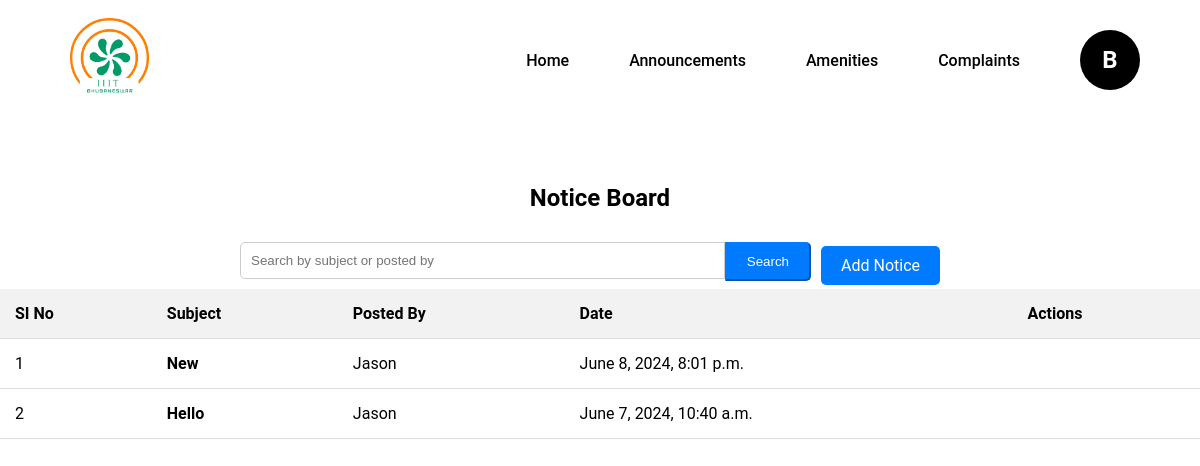
Screenshot of /notice_board/ (signed in) with the database file from the repository.
### users/models.py (models this page shows, shortened)
class Notice(models.Model):
    subject = models.CharField(max_length=255)
    message = models.TextField()
    posted_by = models.ForeignKey(User, on_delete=models.CASCADE)
    date_posted = models.DateTimeField(auto_now_add=True)

### users/views.py (the view)
# urls.py: path('notice_board/', views.notice_list, name='notice_list'),
@login_required
def notice_list(request):
    query = request.GET.get('q')
    if query:
        notices = Notice.objects.filter(Q(subject__icontains=query) | Q(posted_by__username__icontains=query)).order_by('-date_posted')
    else:
        notices = Notice.objects.all().order_by('-date_posted')
    return render(request, 'noticeboard.html', {'notices': notices})

### users/context_processors.py (called while the page is built)
def cloak_room_settings(request):
    settings = CloakRoomSettings.objects.first()
    return {
        'settings': settings
    }

### users/templates/noticeboard.html (shortened to what this page needs)
{% extends 'faculty_base.html' %}
{% block content %}
{% load static %}
<link rel="stylesheet" href="{% static 'css/noticeboard.css' %}">
<div class="container mt-4">
    <h2>Notice Board</h2>
    <div class="row mb-3 justify-content-center">
        <div class="col-md-12">
            <form method="GET" action="{% url 'notice_list' %}" class="form-inline search-bar d-flex justify-content-center align-items-center">
                <div class="input-group">
                    <input type="text" class="form-control form-control-lg" name="q" placeholder="Search by subject or posted by" value="{{ request.GET.q }}">
                    <div class="input-group-append">
                        <button type="submit" class="btn btn-primary btn-lg">Search</button>
                    </div>
                    {% if user.is_authenticated %}
                    <div class="button-group ml-3 d-flex align-items-center">
                        <a href="{% url 'add_notice' %}" class="btn btn-primary btn-lg">Add Notice</a>
                    </div>
                    {% endif %}
                </div>
            </form>
        </div>
    </div>
    <table class="table table-striped mt-3">
        <thead>
            <tr>
                <th>SI No</th>
                <th>Subject</th>
                <th>Posted By</th>
                <th>Date</th>
                <th>Actions</th>
            </tr>
        </thead>
        <tbody>
            {% for notice in notices %}
            <tr>
                <td>{{ forloop.counter }}</td>
                <td><a href="{% url 'notice_detail' notice.pk %}">{{ notice.subject|capfirst }}</a></td>
                <td>{{ notice.posted_by.username|capfirst }}</td>
                <td>{{ notice.date_posted }}</td>
                <td>
                </td>
            </tr>
            {% endfor %}
        </tbody>
    </table>
</div>
{% endblock %}

### users/templates/faculty_base.html (shortened to what this page needs)
{% load static %}
<!DOCTYPE html>
<html lang="en">
<head>
    <link rel="stylesheet" href="{% static 'css/dashboard_styles.css' %}">
    <link rel="stylesheet" href="https://cdnjs.cloudflare.com/ajax/libs/font-awesome/6.0.0-beta3/css/all.min.css">
</head>
<body>
  <nav>
    <div class="logo">
        <img src="{% static 'images/home_logo.png' %}" alt="Logo">
    </div>
    <ul class="nav-links">
        <li><a href="{% url 'faculty_dashboard' %}">Home</a></li>
        <li><a href="{% url 'notice_list' %}">Announcements</a></li>
        <li class="dropdown">
            <a href="#">Amenities</a>
        </li>
        <li><a href="{% url 'faculty_complaints_list' %}">Complaints</a></li>
        <li class="profile dropdown">
            <a href="#" id="profileDropdown" role="button">
                <div class="profile-initial">{{ request.user.username|slice:":1"|capfirst }}</div>
            </a>
        </li>
    </ul>
</nav>
<div class="container mt-4">
    {% block content %}
    {% endblock %}
</div>
</body>
</html>

### static/css/dashboard_styles.css (style rules this page uses)
* { margin: 0; padding: 0; box-sizing: border-box; }
body { font-family: 'Roboto', sans-serif; }
nav { display: flex; align-items: center; justify-content: space-between; background-color: white; padding: 0 20px; width: 100%; height: 120px; margin: 0 ; }
.logo img { height: 80px; margin-left: 50px; }
.nav-links { list-style: none; display: flex; flex: 1; justify-content: flex-end; align-items: center; }
.nav-links li { position: relative; margin-right: 20px; }
.nav-links a { font-size: 16px; font-weight: 550; color: black; text-decoration: none; padding: 15px 20px; display: block; }
.profile { display: flex; align-items: center; cursor: pointer; }
.profile-initial { width: 60px; height: 60px; background-color: black; color: white; display: flex; align-items: center; justify-content: center; border-radius: 50%; font-size: 24px; font-weight: bold; }

### static/css/noticeboard.css (style rules this page uses)
.container { margin-top: 4rem; }
h2 { text-align: center; margin-bottom: 20px; }
.search-bar .input-group { width: 60%; margin: 0 auto; display: flex; }
.search-bar .form-control { flex: 1; padding: 10px; border-radius: 5px 0 0 5px; border: 1px solid #ccc; }
.search-bar .input-group-append .btn-primary { background-color: #007bff; border-color: #007bff; padding: 10px 20px; border-radius: 0 5px 5px 0; color: white; }
.button-group { display: flex; align-items: center; margin-left: auto; }
.button-group .btn-primary, .btn-edit-delete { background-color: #007bff; border-color: #007bff; padding: 10px 20px; border-radius: 5px; color: white; margin-left: 10px; text-decoration: none; }
.table { width: 100%; border-collapse: collapse; }
.table th, .table td { padding: 15px; text-align: left; border-bottom: 1px solid #ddd; }
.table th { background-color: #f2f2f2; }
.mt-4 { margin-top: 4rem !important; }
form { margin-top: 20px; }
form .btn-primary { background-color: #007bff; border-color: #007bff; padding: 10px 20px; border-radius: 5px; color: white; margin-top: 10px; }
form input, form textarea, form select { width: 40%; padding: 10px; margin: 10px 0; border-radius: 5px; border: 1px solid #ccc; }
.d-flex { display: flex; }
.justify-content-center { justify-content: center; }
.align-items-center { align-items: center; }
.button-group { display: flex; align-items: center; margin-left: auto; margin-right: 20px; }
.table a { text-decoration: none; color: black; font-weight: bold; }

### rows the page displays
Notice: subject "New", posted_by.username "Jason", date_posted "June 8, 2024, 8:01 p.m."
Notice: subject "Hello", posted_by.username "Jason", date_posted "June 7, 2024, 10:40 a.m."

### other values shown
{{ request.user.username|slice:":1"|capfirst }} "B"
